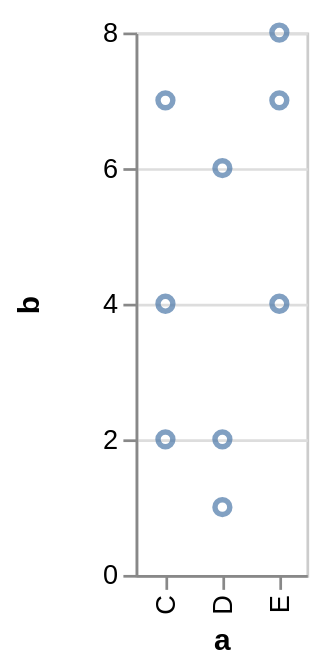

Vega-Lite specification stored for this chart:
### Vega specification from a JSON file in a GitHub repository (floating-point values rounded to 4 significant figures)
{"$schema": "https://vega.github.io/schema/vega/v3.0.json", "autosize": "pad", "padding": 5, "encode": {"update": {"stroke": {"value": "#ccc"}, "fill": {"value": "transparent"}}}, "data": [{"name": "source_0", "values": [{"a": "C", "b": 2}, {"a": "C", "b": 7}, {"a": "C", "b": 4}, {"a": "D", "b": 1}, {"a": "D", "b": 2}, {"a": "D", "b": 6}, {"a": "E", "b": 8}, {"a": "E", "b": 4}, {"a": "E", "b": 7}]}, {"name": "data_0", "source": "source_0", "transform": [{"type": "formula", "expr": "toNumber(datum[\"b\"])", "as": "b"}, {"type": "filter", "expr": "datum[\"b\"] !== null && !isNaN(datum[\"b\"])"}]}], "signals": [{"name": "x_step", "value": 21}, {"name": "width", "update": "bandspace(domain('x').length, 1, 0.5) * x_step"}, {"name": "height", "update": "200"}], "marks": [{"name": "marks", "type": "symbol", "role": "point", "style": ["point"], "from": {"data": "data_0"}, "encode": {"update": {"x": {"scale": "x", "field": "a"}, "y": {"scale": "y", "field": "b"}, "stroke": {"value": "#4c78a8"}, "fill": {"value": "transparent"}, "opacity": {"value": 0.7}}}}], "scales": [{"name": "x", "type": "point", "domain": {"data": "data_0", "field": "a", "sort": true}, "range": {"step": {"signal": "x_step"}}, "round": true, "padding": 0.5}, {"name": "y", "type": "linear", "domain": {"data": "data_0", "field": "b"}, "range": [{"signal": "height"}, 0], "round": true, "nice": true, "zero": true}], "axes": [{"scale": "x", "orient": "bottom", "title": "a", "zindex": 1, "encode": {"labels": {"update": {"angle": {"value": 270}, "align": {"value": "right"}, "baseline": {"value": "middle"}}}}}, {"scale": "y", "labelOverlap": true, "orient": "left", "tickCount": {"signal": "ceil(height/40)"}, "title": "b", "zindex": 1}, {"scale": "y", "domain": false, "grid": true, "labels": false, "maxExtent": 0, "minExtent": 0, "orient": "left", "tickCount": {"signal": "ceil(height/40)"}, "ticks": false, "zindex": 0, "gridScale": "x"}], "config": {"axis": {"domainColor": "#888", "tickColor": "#888"}, "axisY": {"minExtent": 30}}}
